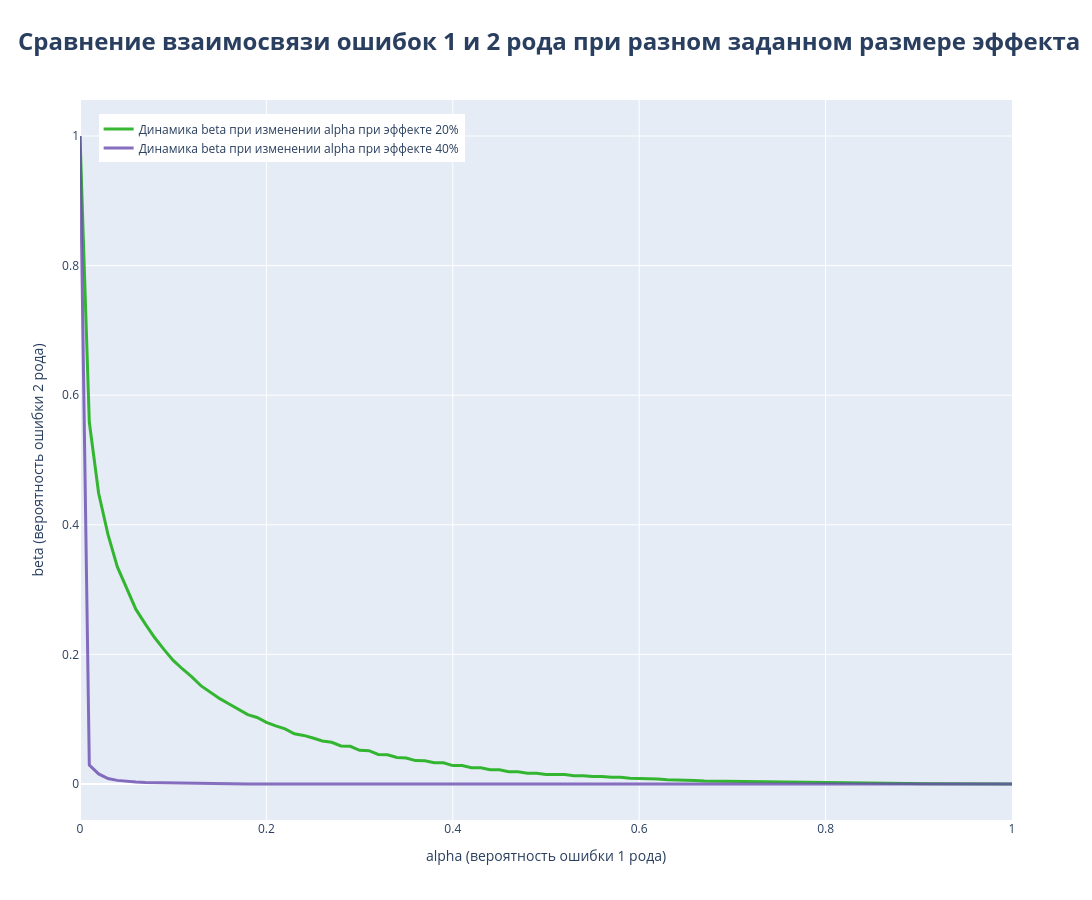

Notebook code for this chart:
### Code cell
import plotly.graph_objects as go
# в создании этого графика мне помог deepseek
df_plot = pd.DataFrame({
    'Альфы': alphas,
    'Беты 20%': betas_effect20,
    'Беты 40%': betas_effect40
})

df_plot = df_plot.reset_index()

fig = go.Figure()

fig.add_trace(go.Scatter(
    x=df_plot['Альфы'], 
    y=df_plot['Беты 20%'],
    name='Динамика beta при изменении alpha при эффекте 20%',
    line=dict(color="#22B01D", width=3),
    opacity=0.9
))

fig.add_trace(go.Scatter(
    x=df_plot['Альфы'], 
    y=df_plot['Беты 40%'],
    name='Динамика beta при изменении alpha при эффекте 40%',
    line=dict(color='#6A4CAF', width=3),
    opacity=0.8
))



fig.update_layout(
    title=dict(
        text='<b> Сравнение взаимосвязи ошибок 1 и 2 рода при разном заданном размере эффекта</b>',
        font=dict(size=24),
        x=0.5
    ),
    xaxis=dict(title='alpha (вероятность ошибки 1 рода)'),
    yaxis=dict(title='beta (вероятность ошибки 2 рода)'),
    legend=dict(
        #title=dict(text='<b>Модели</b>'),
        x=0.02,
        y=0.98
    ),
    hovermode='x unified',
    width=1600,
    height=900
)

fig.show()

### Figure 1 — Plotly figure (JSON) as saved in the notebook; plotly's stock layout.template omitted (floating-point values rounded to 4 significant figures)
{"data": [{"line": {"color": "#22B01D", "width": 3}, "name": "Динамика beta при изменении alpha при эффекте 20%", "opacity": 0.9, "type": "scatter", "x": [0, 0.01, 0.02, 0.03, 0.04, 0.05, 0.06, 0.07, 0.08, 0.09, 0.1, 0.11, 0.12, 0.13, 0.14, 0.15, 0.16, 0.17, 0.18, 0.19, 0.2, 0.21, 0.22, 0.23, 0.24, 0.25, 0.26, 0.27, 0.28, 0.29, 0.3, 0.31, 0.32, 0.33, 0.34, 0.35, 0.36, 0.37, 0.38, 0.39, 0.4, 0.41, 0.42, 0.43, 0.44, 0.45, 0.46, 0.47, 0.48, 0.49, 0.5, 0.51, 0.52, 0.53, 0.54, 0.55, 0.56, 0.57, 0.58, 0.59, 0.6, 0.61, 0.62, 0.63, 0.64, 0.65, 0.66, 0.67, 0.68, 0.69, 0.7, 0.71, 0.72, 0.73, 0.74, 0.75, 0.76, 0.77, 0.78, 0.79, 0.8, 0.81, 0.82, 0.83, 0.84, 0.85, 0.86, 0.87, 0.88, 0.89, 0.9, 0.91, 0.92, 0.93, 0.94, 0.95, 0.96, 0.97, 0.98, 0.99, 1], "y": [1, 0.5582, 0.4487, 0.3852, 0.3354, 0.3012, 0.2694, 0.2471, 0.226, 0.2078, 0.1908, 0.1775, 0.1654, 0.1513, 0.1413, 0.1317, 0.1234, 0.1147, 0.1071, 0.1027, 0.0952, 0.0897, 0.085, 0.0776, 0.075, 0.071, 0.0664, 0.0643, 0.0588, 0.0581, 0.052, 0.0514, 0.0457, 0.0451, 0.0408, 0.0402, 0.0361, 0.0357, 0.0328, 0.0328, 0.0284, 0.0284, 0.0252, 0.0252, 0.0219, 0.0219, 0.019, 0.019, 0.0167, 0.0167, 0.0145, 0.0145, 0.0145, 0.0129, 0.0129, 0.0117, 0.0117, 0.0103, 0.0103, 0.0088, 0.0088, 0.0077, 0.0077, 0.0066, 0.0064, 0.0056, 0.0053, 0.0046, 0.0044, 0.0037, 0.0037, 0.0032, 0.0032, 0.0032, 0.0031, 0.0029, 0.0027, 0.0024, 0.0021, 0.0019, 0.0015, 0.0013, 0.0012, 0.0012, 0.0009, 0.0007, 0.0006, 0.0005, 0.0005, 0.0004, 0.0003, 0.0003, 0.0003, 0.0002, 0.0002, 0.0001, 0, 0, 0, 0, 0]}, {"line": {"color": "#6A4CAF", "width": 3}, "name": "Динамика beta при изменении alpha при эффекте 40%", "opacity": 0.8, "type": "scatter", "x": [0, 0.01, 0.02, 0.03, 0.04, 0.05, 0.06, 0.07, 0.08, 0.09, 0.1, 0.11, 0.12, 0.13, 0.14, 0.15, 0.16, 0.17, 0.18, 0.19, 0.2, 0.21, 0.22, 0.23, 0.24, 0.25, 0.26, 0.27, 0.28, 0.29, 0.3, 0.31, 0.32, 0.33, 0.34, 0.35, 0.36, 0.37, 0.38, 0.39, 0.4, 0.41, 0.42, 0.43, 0.44, 0.45, 0.46, 0.47, 0.48, 0.49, 0.5, 0.51, 0.52, 0.53, 0.54, 0.55, 0.56, 0.57, 0.58, 0.59, 0.6, 0.61, 0.62, 0.63, 0.64, 0.65, 0.66, 0.67, 0.68, 0.69, 0.7, 0.71, 0.72, 0.73, 0.74, 0.75, 0.76, 0.77, 0.78, 0.79, 0.8, 0.81, 0.82, 0.83, 0.84, 0.85, 0.86, 0.87, 0.88, 0.89, 0.9, 0.91, 0.92, 0.93, 0.94, 0.95, 0.96, 0.97, 0.98, 0.99, 1], "y": [1, 0.029, 0.0155, 0.0084, 0.0056, 0.004, 0.003, 0.0023, 0.002, 0.0018, 0.0014, 0.0011, 0.0007, 0.0006, 0.0006, 0.0005, 0.0004, 0.0003, 0.0001, 0, 0, 0, 0, 0, 0, 0, 0, 0, 0, 0, 0, 0, 0, 0, 0, 0, 0, 0, 0, 0, 0, 0, 0, 0, 0, 0, 0, 0, 0, 0, 0, 0, 0, 0, 0, 0, 0, 0, 0, 0, 0, 0, 0, 0, 0, 0, 0, 0, 0, 0, 0, 0, 0, 0, 0, 0, 0, 0, 0, 0, 0, 0, 0, 0, 0, 0, 0, 0, 0, 0, 0, 0, 0, 0, 0, 0, 0, 0, 0, 0, 0]}], "layout": {"height": 900, "hovermode": "x unified", "legend": {"x": 0.02, "y": 0.98}, "title": {"font": {"size": 24}, "text": "<b> Сравнение взаимосвязи ошибок 1 и 2 рода при разном заданном размере эффекта</b>", "x": 0.5}, "width": 1600, "xaxis": {"title": {"text": "alpha (вероятность ошибки 1 рода)"}}, "yaxis": {"title": {"text": "beta (вероятность ошибки 2 рода)"}}}}
